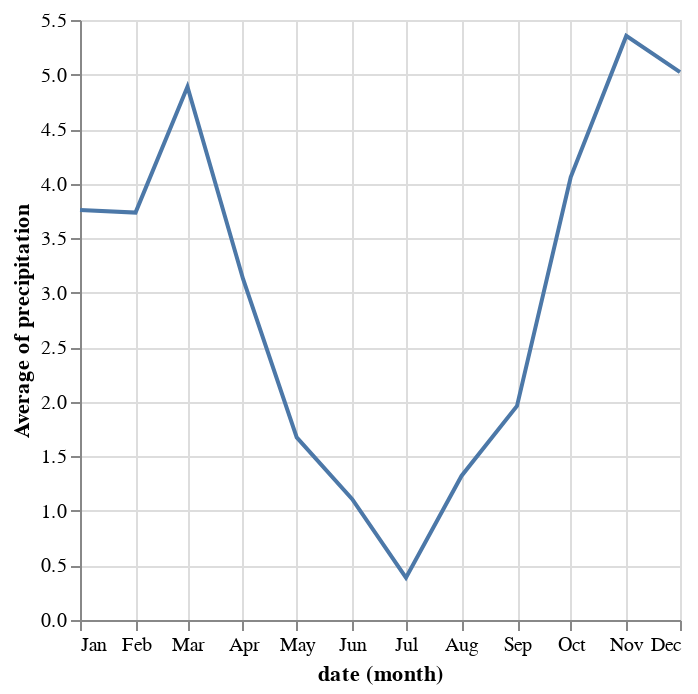

Notebook source saved alongside this figure:
### Markdown cell above
Next, let’s look at how precipitation in Seattle changes throughout the year. Altair natively supports dates and discretization of dates when we set the type to temporal (shorthand T). For example, in the following plot, we compute the total precipitation for each month. To discretize the data into months, we can use a month binning (see TimeUnit for more information about this and other timeUnit binnings):

### Code cell
alt.Chart(df).mark_line().encode(
    x='month(date):T',
    y='average(precipitation)'
)

### Figure 1 — Vega-Lite specification as saved in the notebook (floating-point values rounded to 4 significant figures; data arrays with more than 128 entries replaced by an {"elided": "..."} marker saying what was removed)
{"config": {"view": {"continuousWidth": 300, "continuousHeight": 300}}, "data": {"name": "data-830c39fec90146253fb06a06c26374ef"}, "mark": {"type": "line"}, "encoding": {"x": {"field": "date", "timeUnit": "month", "type": "temporal"}, "y": {"aggregate": "average", "field": "precipitation", "type": "quantitative"}}, "$schema": "https://vega.github.io/schema/vega-lite/v5.8.0.json", "datasets": {"data-830c39fec90146253fb06a06c26374ef": {"elided": "1461 records"}}}
